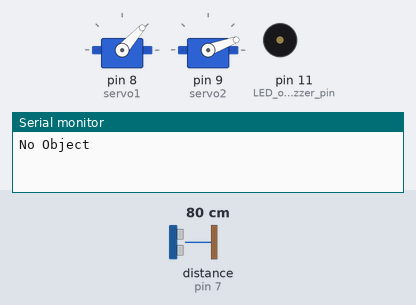
A sketch run on a simulated Arduino Uno, built with avr-gcc and run on an emulated ATmega328P. Shown: 2 × servo, buzzer (waves = sounding, pin HIGH), the last lines printed to the serial monitor. Wiring (inferred from the names in the program): ultrasonic range finder: trigger pin 6; echo pin 7. The inputs (shaded band) are chosen by the test bench; at power-on: distance to the obstacle (sensor on pin 7) 80 cm. The echo pulse lasts 58.3 µs per cm; pins used as bus, display or sensor lines are not drawn. At 3.6 s the program stops and its outputs stay as they are.

Above: at 0.01 s.
At 1.27 s:
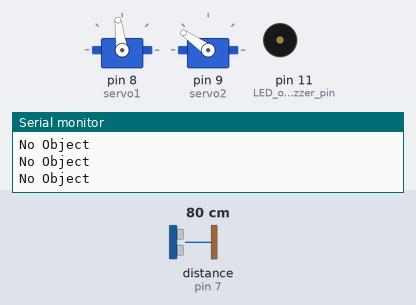
1.3 s: distance to the obstacle (sensor on pin 7) set to 2 cm
At 2.2 s:
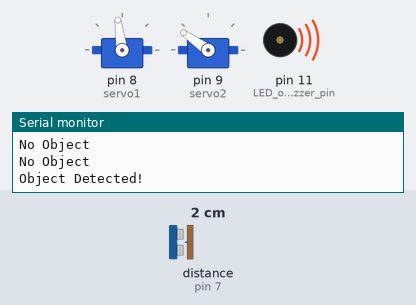
Timing chart, 0 to 4.8 s (numbered marks = the images above; inputs shaded):
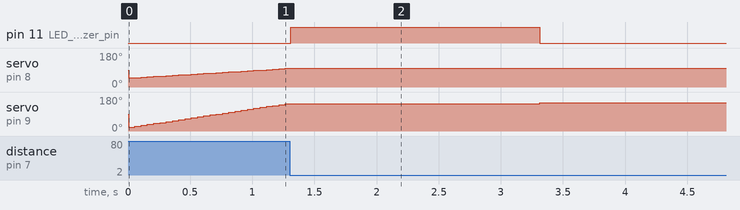

The sketch:

monzur.ino
```cpp
#include <Servo.h>

Servo servo1;  // First servo
Servo servo2;  // Second servo

int trigPin = 6;    // Trigger
int echoPin = 7;    // Echo
#define DETECTION_THRESHOLD 500 // ~34 cm

bool objectDetected = false; // Flag to stop servos

void setup() {
  Serial.begin(9600);
  servo1.attach(8);  // Attach servo1 to pin 8
  servo2.attach(9);  // Attach servo2 to pin 9
  pinMode(trigPin, OUTPUT);
  pinMode(echoPin, INPUT);
  pinMode(11, OUTPUT); // LED or buzzer pin
}

void loop() {
  int pos1, pos2;

  // Sweep forward
  for (pos1 = 48, pos2 = 20; pos1 <= 110 && pos2 <= 160; pos1 += 2, pos2 += 5) {
    if (distance()) { // if object detected
      stopServos(pos1, pos2);
      digitalWrite(11, HIGH);
      return; // Stop loop() and freeze
    }
    digitalWrite(11, LOW);
    servo1.write(pos1);
    servo2.write(pos2);
    delay(45);
  }

  // Sweep backward
  for (pos1 = 110, pos2 = 160; pos1 >= 48 && pos2 >= 20; pos1 -= 2, pos2 -= 5) {
    if (distance()) { // if object detected
      stopServos(pos1, pos2);
      digitalWrite(11, HIGH);
      return; // Stop loop() and freeze
    }
    digitalWrite(11, LOW);
    servo1.write(pos1);
    servo2.write(pos2);
    delay(45);
  }
}

// Returns true if object detected
bool distance() {
  digitalWrite(trigPin, LOW);
  delayMicroseconds(2);
  digitalWrite(trigPin, HIGH);
  delayMicroseconds(10);
  digitalWrite(trigPin, LOW);

  long duration = pulseIn(echoPin, HIGH);

  if (duration > 0 && duration < DETECTION_THRESHOLD) {
    Serial.println("Object Detected!");
    digitalWrite(11, HIGH);
    delay(2000);
    digitalWrite(11, LOW);
    return true;
  } else {
    Serial.println("No Object");
    digitalWrite(11, LOW);
    return false;
  }
}

// Stops servos at current positions
void stopServos(int pos1, int pos2) {
  servo1.write(pos1);
  servo2.write(pos2);
  Serial.println("Servos Stopped!");
  while (true) {
    // Infinite loop to freeze position
    delay(100);
  }
}
```

Measured:
- after the input at 1.3 s, pin 11 (LED_or_buzzer_pin): LOW → HIGH at once, → LOW 2.0 s later
